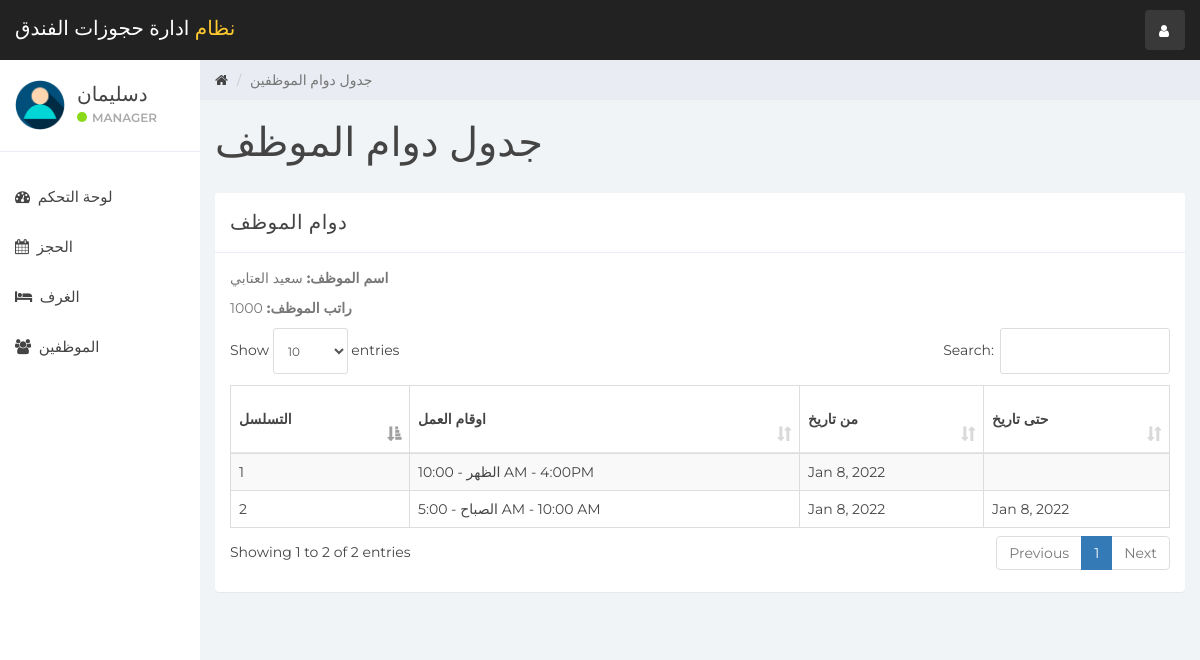
The page /index.php?emp_history&empid=14 (signed in) on the database its author committed.
### tables this page shows
CREATE TABLE `user` (
  `id` int(11) NOT NULL,
  `name` varchar(100) NOT NULL,
  `username` varchar(15) NOT NULL,
  `email` varchar(100) NOT NULL,
  `password` varchar(100) NOT NULL,
  `created_at` timestamp NOT NULL DEFAULT current_timestamp()
);

CREATE TABLE `staff` (
  `emp_id` int(11) NOT NULL,
  `emp_name` varchar(100) NOT NULL,
  `staff_type_id` int(11) NOT NULL,
  `shift_id` int(11) NOT NULL,
  `id_card_type` int(11) NOT NULL,
  `id_card_no` varchar(20) NOT NULL,
  `address` varchar(100) NOT NULL,
  `contact_no` bigint(20) NOT NULL,
  `salary` bigint(20) NOT NULL,
  `joining_date` timestamp NOT NULL DEFAULT current_timestamp(),
  `updated_at` timestamp NOT NULL DEFAULT current_timestamp() ON UPDATE current_timestamp()
);

CREATE TABLE `emp_history` (
  `id` int(11) NOT NULL,
  `emp_id` int(11) NOT NULL,
  `shift_id` int(11) NOT NULL,
  `from_date` timestamp NOT NULL DEFAULT current_timestamp(),
  `to_date` timestamp NULL DEFAULT NULL,
  `created_at` timestamp NOT NULL DEFAULT current_timestamp()
);

CREATE TABLE `shift` (
  `shift_id` int(10) NOT NULL,
  `shift` varchar(100) NOT NULL,
  `shift_timing` varchar(100) NOT NULL
);

### emp_history.php (the view, shortened to what this page needs)
<div class="col-sm-9 col-sm-offset-3 col-lg-10 col-lg-offset-2 main">
    <div class="row">
        <ol class="breadcrumb">
            <li><a href="#">
                    <em class="fa fa-home"></em>
                </a></li>
            <li class="active">جدول دوام الموظفين</li>
        </ol>
    </div>
    <div class="row">
        <div class="col-lg-12">
            <h1 class="page-header">جدول دوام الموظف</h1>
        </div>
    </div>
    <div class="row">
        <div class="col-lg-12">
            <div class="panel panel-default">
                <div class="panel-heading">دوام الموظف</div>
                <div class="panel-body">
                    <?php
                    if(isset($_GET['empid'])){
                        $emp_id = $_GET['empid'];
                    }else{
                        header('Location:404.php');
                    }
                    $emp = "SELECT * FROM staff WHERE emp_id='$emp_id'";
                    $emp_result = mysqli_query($connection,$emp);
                    $employee = mysqli_fetch_assoc($emp_result);
                    ?>
                    <p><b>اسم الموظف: </b> <?php echo $employee['emp_name']; ?></p>
                    <p><b>راتب الموظف: </b> <?php echo $employee['salary'].''; ?></p>
                    <table class="table table-striped table-bordered table-responsive" cellspacing="0" width="100%"
                           id="rooms">
                        <thead>
                        <tr>
                            <th>التسلسل</th>
                            <th>اوقام العمل</th>
                            <th>من تاريخ</th>
                            <th>حتى تاريخ</th>
                        </tr>
                        </thead>
                        <tbody>
                        <?php
                        $staff_query = "SELECT * FROM emp_history NATURAL JOIN shift WHERE emp_id = '$emp_id' ORDER BY created_at DESC";
                        $staff_result = mysqli_query($connection, $staff_query);
                        if (mysqli_num_rows($staff_result) > 0) {
                            $num = 0;
                            while ($staff = mysqli_fetch_assoc($staff_result)) {
                                $num++;
                                ?>
                                <tr>
                                    <td><?php echo $num; ?></td>
                                    <td><?php echo $staff['shift'].' - '.$staff['shift_timing']; ?></td>
                                    <td><?php echo date('M j, Y', strtotime($staff['from_date'])); ?></td>
                                    <td>
                                        <?php
                                        if ($staff['to_date'] == NULL){
                                        }else{
                                            echo date('M j, Y', strtotime($staff['to_date']));
                                        }?>
                                    </td>
                                </tr>
                                <?php
                            }
                        }
                        ?>
                        </tbody>
                    </table>
                </div>
            </div>
        </div>
    </div>
    <div class="row">
        <div class="col-sm-12">
        </div>
    </div>
</div>

### header.php (shortened to what this page needs)
<!DOCTYPE html>
<html>
<head>
    <link href="css/bootstrap.min.css" rel="stylesheet">
    <link href="css/font-awesome.min.css" rel="stylesheet">
    <link href="css/datepicker3.css" rel="stylesheet">
    <link href="css/dataTables.bootstrap.min.css" rel="stylesheet">
    <link href="css/styles.css" rel="stylesheet">
</head>
<body>
<nav class="navbar navbar-custom navbar-fixed-top" role="navigation">
    <div class="container-fluid">
        <div class="navbar-header">
            <a class="navbar-brand" href="index.php?dashboard"><span>نظام                </span>         ادارة حجوزات الفندق</a>
            <ul class="nav navbar-top-links navbar-right">
                <li class="dropdown"><a class="dropdown-toggle count-info" data-toggle="dropdown" href="#">
                        <em class="fa fa-user"></em>
                    </a>
                </li>
            </ul>
        </div>
    </div>
</nav>

### sidebar.php (shortened to what this page needs)
<div id="sidebar-collapse" class="col-sm-3 col-lg-2 sidebar">
    <div class="profile-sidebar">
        <div class="profile-userpic">
            <img src="img/user.png" class="img-responsive" alt="">
        </div>
        <div class="profile-usertitle">
            <div class="profile-usertitle-name"><?php echo $user['name'];?></div>
            <div class="profile-usertitle-status"><span class="indicator label-success"></span>Manager</div>
        </div>
    </div>
    <ul class="nav menu">
    <?php
        if (isset($_GET['dashboard'])){ ?>
            <li class="active">
                <a href="index.php?dashboard"><em class="fa fa-dashboard">&nbsp;</em>
                   لوحة التحكم
                </a>
            </li>
        <?php } else{?>
            <li>
                <a href="index.php?dashboard"><em class="fa fa-dashboard">&nbsp;</em>
                    لوحة التحكم
                </a>
            </li>
        <?php }
        if (isset($_GET['reservation'])){ ?>
            <li class="active">
            <a href="index.php?reservation"><em class="fa fa-calendar">&nbsp;</em>
                    الحجز
                </a>
            </li>
        <?php } else{?>
            <li>
            <a href="index.php?reservation"><em class="fa fa-calendar">&nbsp;</em>
                    الحجز
                </a>
            </li>
        <?php }
        if (isset($_GET['room_mang'])){ ?>
            <li class="active">
                <a href="index.php?room_mang"><em class="fa fa-bed">&nbsp;</em>
                    الغرف
                </a>
            </li>
        <?php } else{?>
            <li>
            <a href="index.php?room_mang"><em class="fa fa-bed">&nbsp;</em>
                    الغرف
                </a>
            </li>
        <?php }
        if (isset($_GET['staff_mang'])){ ?>
            <li class="active">
                <a href="index.php?staff_mang"><em class="fa fa-users">&nbsp;</em>
                الموظفين
                </a>
            </li>
        <?php } else{?>
            <li>
                <a href="index.php?staff_mang"><em class="fa fa-users">&nbsp;</em>
                    الموظفين
                </a>
            </li>
        <?php }
        ?>
    </ul>
</div>

### index.php (shortened to what this page needs)
<?php
include_once "db.php";
if (isset($_SESSION['user_id'])){
    $user_id = $_SESSION['user_id'];
    $userQuery = "SELECT * FROM user WHERE id = '$user_id'";
    $result = mysqli_query($connection, $userQuery);
    $user = mysqli_fetch_assoc($result);
}else{
    header('Location:login.php');
}
include_once "header.php";
include_once "sidebar.php";
if (isset($_GET['room_mang'])){
    include_once "room_mang.php";
}
elseif (isset($_GET['dashboard'])){
    include_once "dashboard.php";
}
elseif (isset($_GET['reservation'])){
    include_once "reservation.php";
}
elseif (isset($_GET['staff_mang'])){
    include_once "staff_mang.php";
}
elseif (isset($_GET['add_emp'])){
    include_once "add_emp.php";
}
elseif (isset($_GET['emp_history'])){
    include_once "emp_history.php";
}
else{
    include_once "room_mang.php";
}
include_once "footer.php";

### footer.php (shortened to what this page needs)
</body>
</html>

### css/styles.css (style rules this page uses)
body { background: #f1f4f7; padding-top: 60px; font-size: 14px; color: #444444; font-family: "Montserrat", "Helvetica Neue", Helvetica, Arial, sans-serif; }
p { color: #777; }
a, a:hover, a:focus { color: #444444; }
h1, h2, h3, h4, h5, h6 { color: #444444; }
h1 { font-weight: 300; font-size: 40px; }
.navbar-custom { background: #222; height: 60px; }
.navbar-header .navbar-brand { color: #fff; font-size: 20px; text-transform: uppercase; font-weight: 500; height: 60px; padding-top: 18px; }
.navbar-header .navbar-brand span { color: #ffc930; }
.dropdown { background: rgba(255, 255, 255, 0.1); float: left; margin: 10px 8px; padding: 0px; border-radius: 4px; }
.dropdown a.dropdown-toggle { color: #fff; height: 40px; width: 40px; padding-top: 11px; padding-left: 9px; }
.navbar-top-links li:last-child { margin-right: 15px; }
.dropdown em { margin: 0 5px; }
.label-success { background-color: #8ad919; }
.panel { border: 0; }
.panel-heading { font-size: 20px; font-weight: 300; letter-spacing: 0.025em; height: 60px; line-height: 38px; }
.panel-default .panel-heading { background: #fff; border-bottom: 1px solid #e9ecf2; color: #444444; }
.navbar { border: 0; }
.sidebar { display: block; padding: 0; display: none; box-shadow: none; background: #fff; }
.sidebar ul { margin: 20px 0px; }
@media (min-width: 768px) { .sidebar { display: block; position: fixed; top: 60px; bottom: 0; left: 0; z-index: 1000; display: block; margin: 0; padding: 0; overflow-x: hidden; overflow-y: auto; } }
@media (min-width: 768px) { .navbar-header { width: 100%; } }
.sidebar ul.nav li a { height: 50px; font-size: 15px; line-height: 2em; color: #444444; }
.profile-sidebar { padding: 10px 0; border-bottom: 1px solid #e9ecf2; }
.indicator { width: 10px; height: 10px; display: inline-block; border-radius: 9999px; margin-right: 5px; }
.profile-userpic img { float: left; margin: 10px 0px 0px 15px; width: 50px; height: 50px; border-radius: 9999px !important; }
.profile-usertitle { float: left; text-align: left; margin: 10px 0 0 12px; }
.profile-usertitle-name { font-size: 20px; margin-bottom: 0px; }
.profile-usertitle-status { text-transform: uppercase; color: #aaa; font-size: 12px; font-weight: 600; margin-bottom: 15px; }
.breadcrumb { border-radius: 0; padding: 10px 15px 10px 15px; background: #e9ecf2; margin: 0; }
h1.page-header { margin-top: 20px; border-bottom: 0; }
.table { background: #fff; }
.table > thead > tr > th { border-bottom: 1px solid #e6e7e8; vertical-align: middle; height: 50px; }

### rows shown on the page
user: name "دسليمان"
staff: emp_name "سعيد العتابي", salary "1000"
emp_history: shift.shift "الظهر", shift.shift_timing "10:00 AM - 4:00PM", from_date "Jan 8, 2022"
emp_history: shift.shift "الصباح", shift.shift_timing "5:00 AM - 10:00 AM", from_date "Jan 8, 2022", to_date "Jan 8, 2022"
